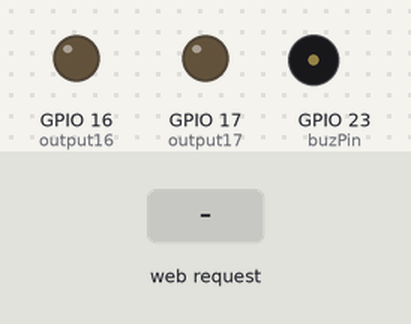
A sketch run on a simulated ESP32. Parts: output pins drawn as LEDs (lit = HIGH), buzzer (waves = sounding, pin HIGH). The inputs (shaded band) are chosen by the test bench. WiFi joins after 1.5 s; servers stay silent unless stated; the local clock reads 2024-03-15 10:24:30 at power-on unless the sketch sets it; EEPROM starts erased; what the sketch prints to the serial monitor is not drawn.

Above: at 2.7 s.
2.8 s: HTTP request GET /16/on received
At 4.0 s:
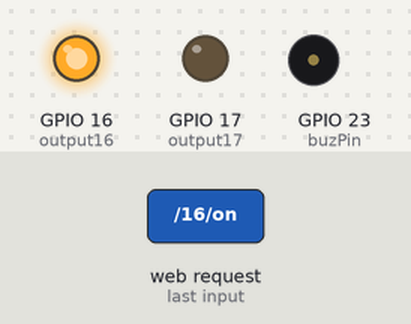
4.3 s: HTTP request GET /17/on received
At 5.3 s:
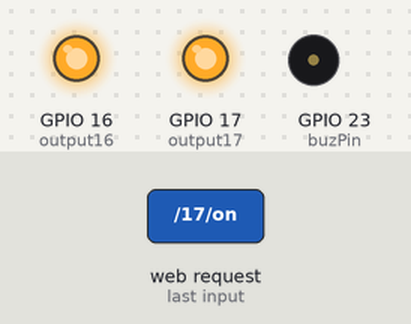
5.8 s: HTTP request GET /16/off received
At 6.4 s:
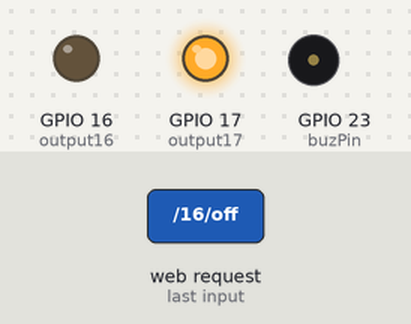
7.3 s: HTTP request GET /17/off received
At 8.7 s:
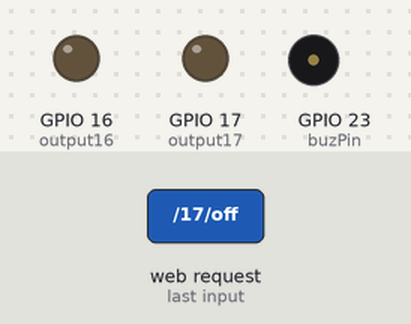
Timing chart, 0 to 9.8 s (numbered marks = the images above; inputs shaded):
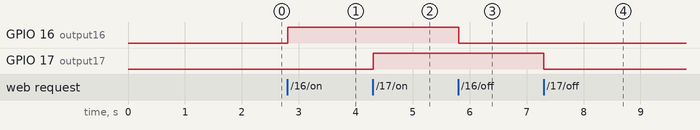

The sketch:

TaskC_2.ino
```cpp
// IoT07-1 ESP32 WebServer
#define SWAP 0 // sw access point

// Load Wi-Fi library
#include <WiFi.h>

// flash memory
#include <EEPROM.h>
#define EEPROM_SIZE 64

// alarm music
const int ledChannel = 0;
const int resolution = 8;
const int buzPin = 23;
const int duty = 128;
int sVal;
int sdur;
int nFrq[] = {262, 330, 392, 440, 0};
int ndur[] = {500, 250, 2000};

// flash memory setting
int eepromflag = false;
int savenum[64];
int savelen = 0;

// wifi
const char* ssid = "SK_WiFiGIGAB3E2_2.4G";
const char* password = "CQV1D@0387";
WiFiServer server(80);

const char* ntpServer = "pool.ntp.org";
const long gmtOffset_sec = 3600 * 9; // 3600
const int daylightOffset_sec = 0; // 3600

String header;
String output16State = "off";
String output17State = "off";
const int output16 = 16;
const int output17 = 17;

unsigned long currentTime = millis();
unsigned long previousTime = 0;
const long timeoutTime = 2000;

// alarm
long alarmDelay = -1;
long alarmPlay = 0;
long alarmCntStart = 0;
long alarmCntEnd = 0;


// request query index
int idx;
int idxEnd;

void playNote(int note, int dur) {
  if (note == 5) {
    ledcSetup(ledChannel, nFrq[note], resolution);
    ledcWrite(ledChannel, 0);
    delay(dur);

  } else {
    ledcSetup(ledChannel, nFrq[note], resolution);
    ledcWrite(ledChannel, duty);
    Serial.println(note);
    delay(dur);

  }
}

void setup() {
  Serial.begin(115200);

  pinMode(output16, OUTPUT);
  pinMode(output17, OUTPUT);
  digitalWrite(output16, LOW);
  digitalWrite(output17, LOW);

  // flash memory
  EEPROM.begin(EEPROM_SIZE);
  ledcAttachPin(buzPin, ledChannel);

  // Connect to Wi-Fi network with SSID and password
  Serial.print("Connecting to ");
  Serial.println(ssid);
  WiFi.mode(WIFI_STA);
  WiFi.begin(ssid, password);
  while (WiFi.status() != WL_CONNECTED) {
    delay(500);
    Serial.print(".");
  }
  // Print local IP address and start web server
  Serial.println("");
  Serial.println("WiFi connected.");
  Serial.println("IP address: ");
  Serial.println(WiFi.localIP());

  //init and get the time
  configTime(gmtOffset_sec, daylightOffset_sec, ntpServer);

  server.begin();
}


void loop() {
  WiFiClient client = server.available(); // Listen for incoming clients
  struct tm timeinfo;
  if (!getLocalTime(&timeinfo)) {
    Serial.println("Failed to obtain time");
    return;
  }

  // alarm play
  if (alarmDelay >= 0) {
    alarmCntEnd = millis();
    if (alarmCntEnd - alarmCntStart >= alarmPlay) {
      // alarm play
      Serial.print("alarm play ");
      if (EEPROM.read(0) == 170) {
      int getlen = EEPROM.read(2);
      int i;
      for (i = 0; i < getlen; i++) {
        Serial.print(EEPROM.read(3 + i));
      }
      for (i = 0; i < getlen; i = i + 2) {
        playNote(EEPROM.read(3 + i), ndur[EEPROM.read(4 + i)]);
      }
      playNote(5, 0);

    }
    // alarm initialize
    alarmDelay = -1;
    alarmPlay = 0;
    alarmCntStart = 0;
    alarmCntEnd = 0;

    }

  }

  if (client) { // If a new client connects,
    currentTime = millis();
    previousTime = currentTime;
    Serial.println("New Client."); // print a message out in the serial port
    String currentLine = ""; // make a String to hold incoming data from the client
    while (client.connected() && currentTime - previousTime <= timeoutTime) { // loop while the client's connected
      currentTime = millis();

      // alarm play
      if (alarmDelay >= 0) {
        alarmCntEnd = millis();
        if (alarmCntEnd - alarmCntStart >= alarmPlay) {
          // alarm play
          Serial.println("alarm play ");
          if (EEPROM.read(0) == 170) {
          int getlen = EEPROM.read(2);
          int i;
          for (i = 0; i < getlen; i++) {
            Serial.print(EEPROM.read(3 + i));
          }
          for (i = 0; i < getlen; i = i + 2) {
            playNote(EEPROM.read(3 + i), ndur[EEPROM.read(4 + i)]);
          }
          playNote(5, 0);

        }
        // alarm initialize
        alarmDelay = -1;
        alarmPlay = 0;
        alarmCntStart = 0;
        alarmCntEnd = 0;

        }

      }

      if (client.available()) { // if there's bytes to read from the client
        char c = client.read(); // read a byte, then
        Serial.write(c); // print it out the serial monitor
        header += c;
        if (c == '\n') { // if the byte is a newline character
          if (currentLine.length() == 0) {
            client.println("HTTP/1.1 200 OK");
            client.println("Content-type:text/html");
            client.println("Connection: close");
            client.println();

            // turns the GPIOs on and off
            if (header.indexOf("GET /16/on") >= 0) {
              Serial.println("GPIO 16 on");
              output16State = "on";
              digitalWrite(output16, HIGH);
            } else if (header.indexOf("GET /16/off") >= 0) {
              Serial.println("GPIO 16 off");
              output16State = "off";
              digitalWrite(output16, LOW);
            } else if (header.indexOf("GET /17/on") >= 0) {
              Serial.println("GPIO 17 on");
              output17State = "on";
              digitalWrite(output17, HIGH);
            } else if (header.indexOf("GET /17/off") >= 0) {
              Serial.println("GPIO 17 off");
              output17State = "off";
              digitalWrite(output17, LOW);
            }

            // alarm set data ( client -> server)
            if (header.indexOf("?alarm=") >=0) {
              alarmCntStart = millis();
              Serial.println("alarm set ");
              idx = header.indexOf("=");
              idx += 1;
              idxEnd = header.indexOf(" HTTP/1.1");

              alarmDelay = header.substring(idx, idxEnd).toInt();
              alarmPlay = alarmDelay * 1000;

            }

            // Display the HTML web page
            client.println("<!DOCTYPE html><html>");
            client.println("<head><meta name=\"viewport\" content=\"width=device-width, initial-scale=1\">");
            client.println("<link rel=\"icon\" href=\"data:,\">");
            // CSS
            client.println("<style>html { font-family: Helvetica; display: inline-block; margin: 0px auto; text-align: center;}");
            client.println(".button { background-color: #4CAF50;border: none; color: white; padding: 16px 40px;");
            client.println("text-decoration: none; font-size: 30px; margin: 2px; cursor: pointer;}");
            client.println(".button2 {background-color: #555555;}</style></head>");

            // Web Page Heading
            client.println("<body><h1>ESP32 Web Server </h1> ");
            // Display current state, and ON/OFF buttons for GPIO 16
            client.println("<p>GPIO 16 - State " + output16State + " </p> ");
            // If the output16State is off, it displays the ON button
            if (output16State == "off") {
              client.println("<p><a href=\"/16/on\"><button class=\"button\">ON</button></a></p>");
            } else {
              client.println("<p><a href=\"/16/off\"><button class=\"button button2\">OFF</button></a></p>");
            }
            // Display current state, and ON/OFF buttons for GPIO 17
            client.println("<p>GPIO 17 - State " + output17State + "</p>");
            // If the output17State is off, it displays the ON button
            if (output17State == "off") {
              client.println("<p><a href=\"/17/on\"><button class=\"button\">ON</button></a></p>");
            } else {
              client.println("<p><a href=\"/17/off\"><button class=\"button button2\">OFF</button></a></p>");
            }

            // RTP
            client.println("<script>var totalTime=" + String(timeinfo.tm_hour * 3600 + timeinfo.tm_min * 60 + timeinfo.tm_sec) +
                           "; setInterval(function(){totalTime++; document.getElementById('timer').innerHTML='NowTime: '+Math.floor(totalTime/3600) + ':' + Math.floor(totalTime%3600/60) + ':' + totalTime%3600%60;}, 1000);</script>");
            client.println(&timeinfo, "<h2 id='timer'>NowTime: %H:%M:%S</h2>");
            client.println("Year: " + String(timeinfo.tm_year + 1900) + ", Month: " + String(timeinfo.tm_mon + 1));

            // alarm
            client.println("<form>alarm set (after this sec): <input type='text' name='alarm'/><br>");
            client.println("<input type='submit' value='SET'></form>");


            client.println("</body></html>");
            client.println();

            break;
          } //** if (currentLine.length() == 0) {
          else {
            currentLine = "";
          }
        } //** if (c == '\n') {
        else if (c != '\r') {
          currentLine += c;
        }
      } //* if (client.available()) {
    } //** while

    // Clear the header variable
    header = "";

    // Close the connection
    client.stop();
    Serial.println("Client disconnected.");
    Serial.println("");

  } //** if (client) {
} //** loop() {
```

Measured:
- after the input at 2.8 s, GPIO 16 (output16): LOW → HIGH at once
- after the input at 4.3 s, GPIO 17 (output17): LOW → HIGH at once
- after the input at 5.8 s, GPIO 16 (output16): HIGH → LOW at once
- after the input at 7.3 s, GPIO 17 (output17): HIGH → LOW at once
